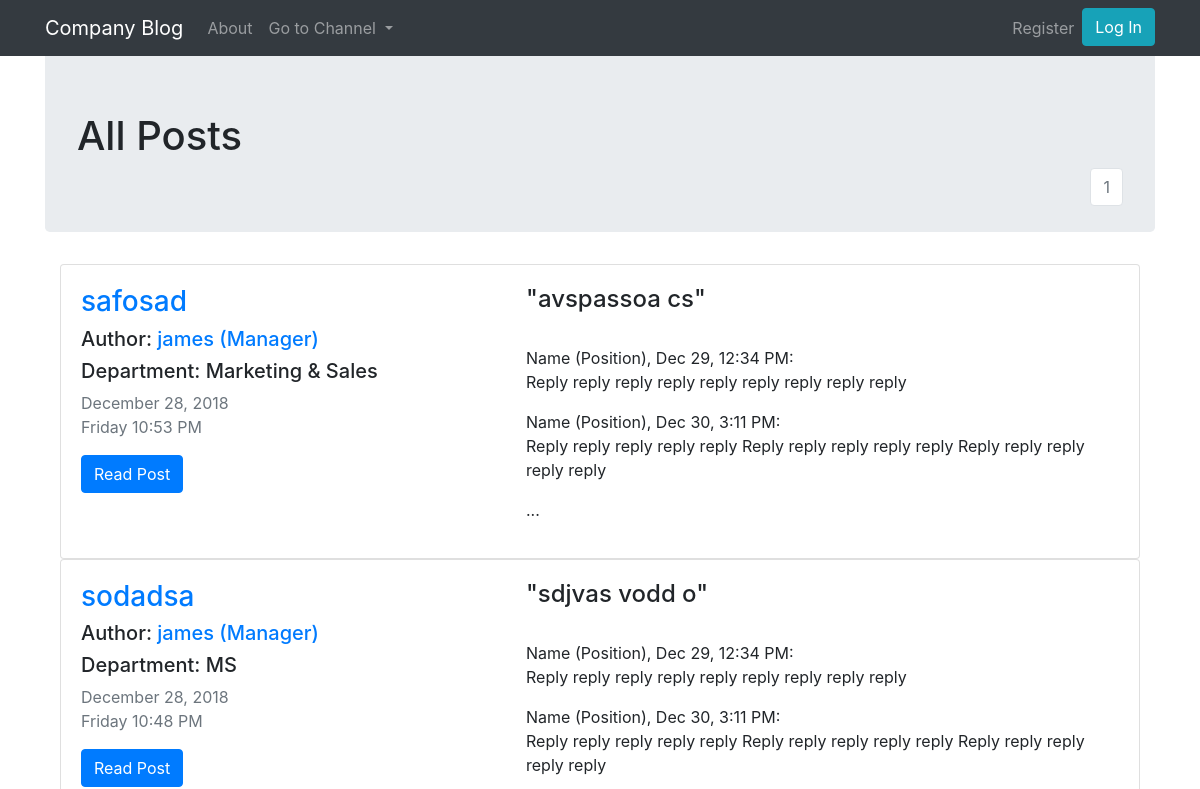
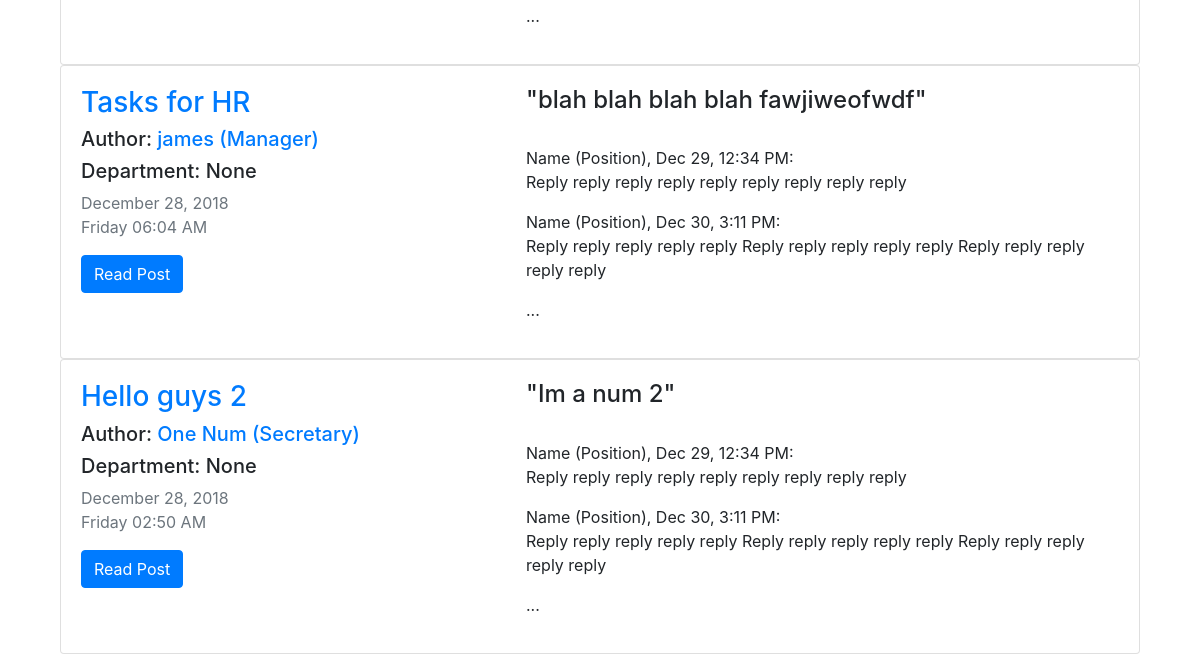
Before: / with the older database file (2 pictures, top to bottom).
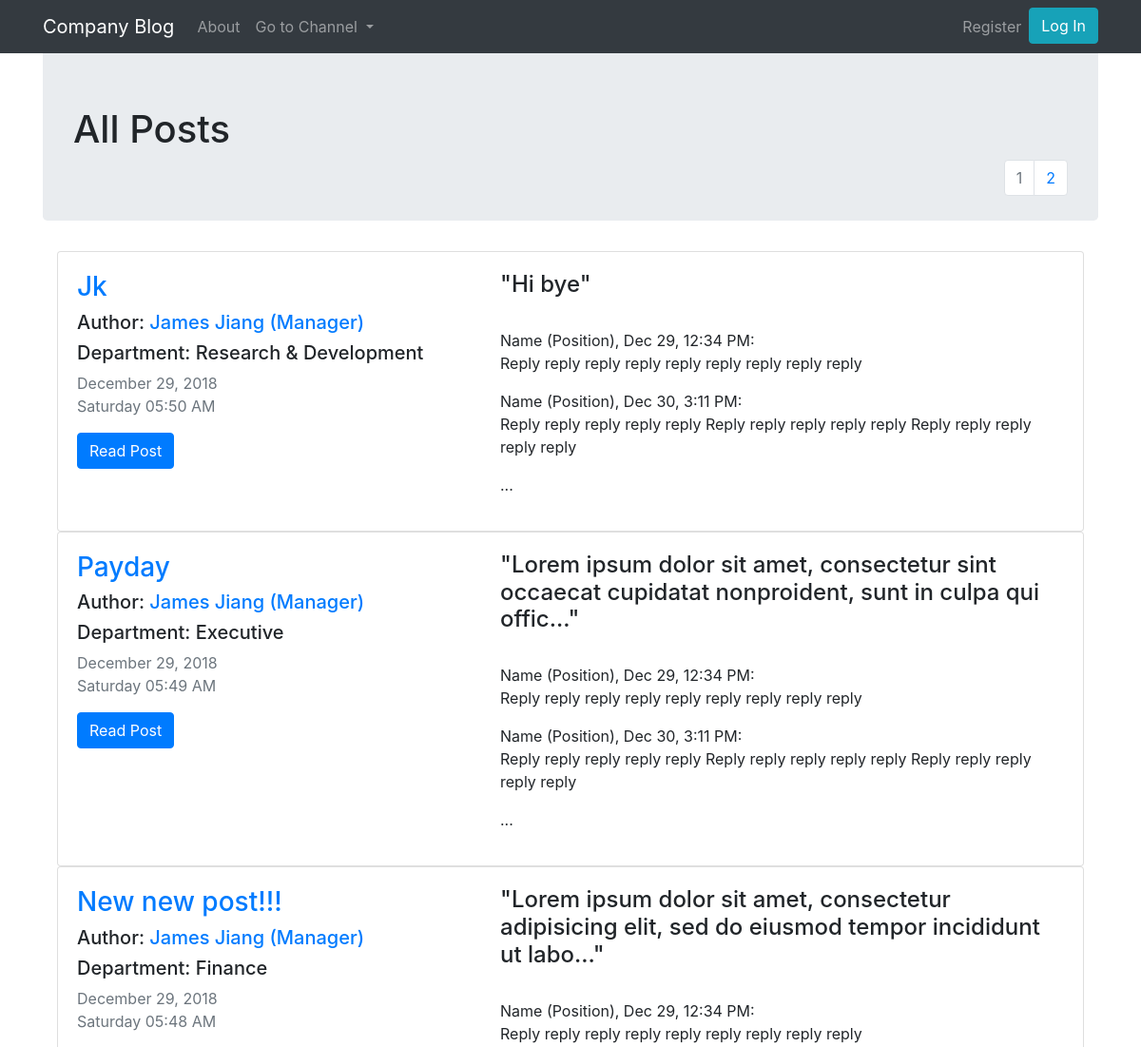
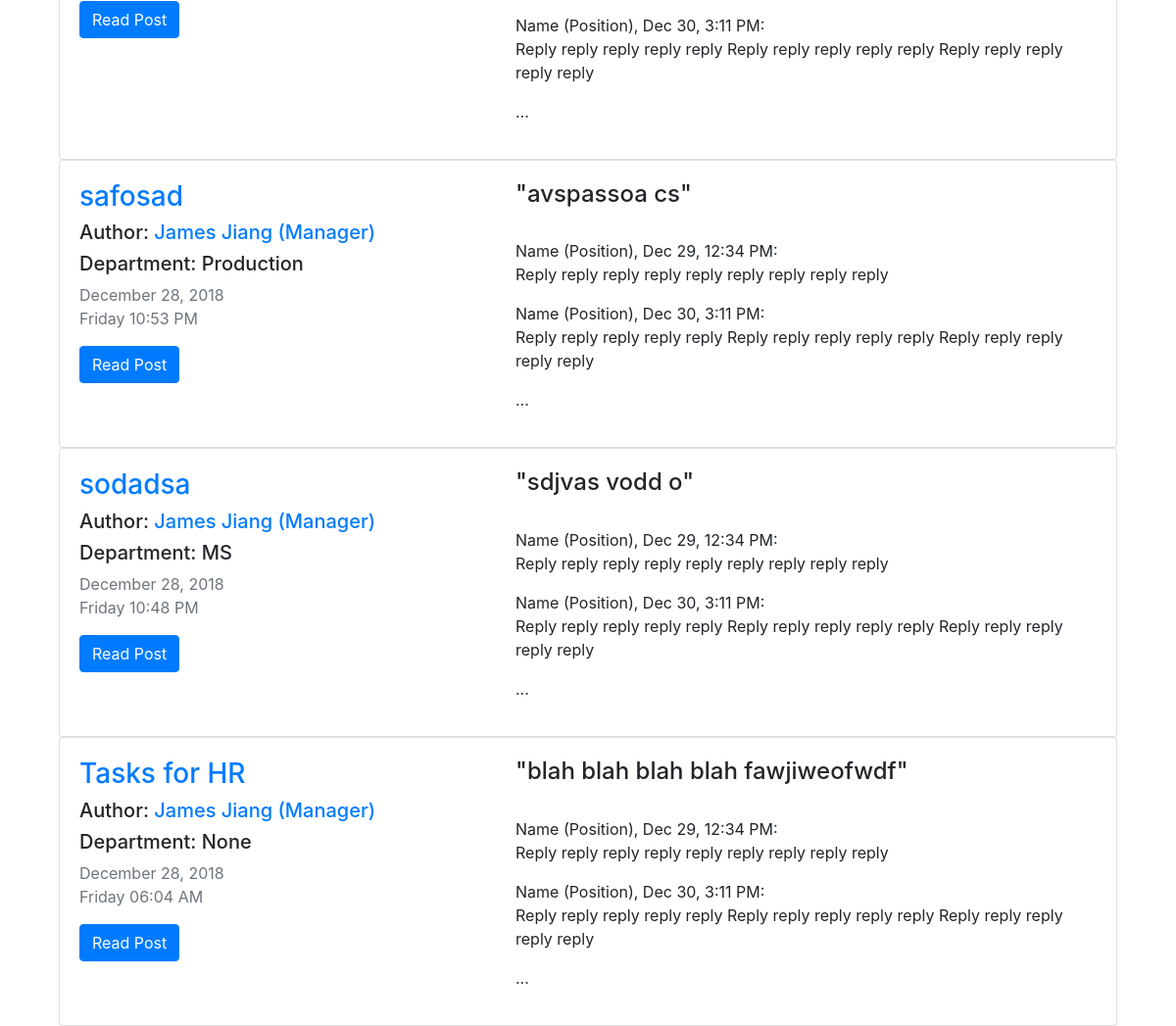
After: the same page with the newer database file (2 pictures, top to bottom).
### blogApp/models.py (models this page shows, shortened)
class Post(db.Model):
    users = db.relationship(User)
    id = db.Column(db.Integer, primary_key=True)
    user_id = db.Column(db.Integer, db.ForeignKey('users.id'), nullable=False)
    date = db.Column(db.DateTime, nullable=False, default = datetime.utcnow)
    title = db.Column(db.String(128), nullable=False)
    department = db.Column(db.String(128))
    text = db.Column(db.Text, nullable=False)

class User(db.Model, UserMixin):
    __tablename__ = 'users'
    id = db.Column(db.Integer, primary_key = True)
    email = db.Column(db.String(64), unique=True, index=True)
    username = db.Column(db.String(64), unique=True, index=True)
    position = db.Column(db.String(64), index=True)
    password_hash = db.Column(db.String(128))
    posts = db.relationship('Post', backref='author', lazy=True)

### blogApp/core/views.py (the view)
@core.route('/')
def index():
	page = request.args.get('page', 1, type=int)
	posts = Post.query.order_by(Post.date.desc()).paginate(page=page, per_page=6)
	return render_template('index.html', posts=posts)

### blogApp/__init__.py (called while the page is built)
@app.context_processor
def inject_test():
	departments = NewPostForm.departments
	return dict(departments=departments)

### blogApp/templates/index.html (shortened to what this page needs)
{% extends "base.html" %}
{% block content %}
<div class="jumbotron">
	<h1>All Posts</h1>
	<nav aria-label="Page navigation example" style="float: right;">
		<ul class="pagination justify-content-center">
			{% for page_num in posts.iter_pages(left_edge=1, right_edge=1, left_current=1, right_current=2) %}
			{% if posts.page == page_num %}
			<li class="page-item disabled">
				<a class="page-link" href="{{ url_for('core.index', page=page_num) }}">{{ page_num }}</a></li>
			{% else %}
			<li class="page-item"><a class="page-link" href="{{ url_for('core.index', page=page_num) }}">{{ page_num }}</a></li>
			{% endif %}
			{% endfor %}
		</ul>
	</nav>
</div>
<div class="container">
	{% for item in posts.items %}
	<div class="card" >
		<div class="card-body row">
			<div class="col-md-5">
				<h3><a class="card-title" href="  {{ url_for('posts.view_post', post_id=item.id) }}">{{ item.title }}</a></h3>
				<h5>Author: <a href="{{ url_for('users.user_posts', username=item.author.username) }}">{{ item.author.username }} ({{item.author.position}})</a></h5>
				<h5>Department: {{item.department}}</h5>
				<p class="text-muted">
				    {{ item.date.strftime(' %B %d, %Y') }}<br>
				    {{ item.date.strftime('%A %I:%M %p') }}
				</p>
				<a href="{{ url_for('posts.view_post', post_id=item.id) }}" class="btn btn-primary">Read Post</a>
			</div>
			<div class="col-md-7">
				{% if item.text|length < 100 %}
				<h4 class="card-text">"{{ item.text }}"</h4>
				{% else %}
				<h4 class="card-text">"{{ item.text[:100] }}..."</h4>
				{% endif %}
				<br>
				Name (Position), Dec 29, 12:34 PM:
				<p>Reply reply reply reply reply reply reply reply reply</p>
				Name (Position), Dec 30, 3:11 PM:
				<p>Reply reply reply reply reply Reply reply reply reply reply Reply reply reply reply reply</p>
				<p>...</p>
			</div>
		</div>
	</div>
	{% endfor %}
</div>
{% endblock %}

### blogApp/templates/base.html (shortened to what this page needs)
<!DOCTYPE html>
<html>
<head>
	<link rel="stylesheet" href="https://stackpath.bootstrapcdn.com/bootstrap/4.1.3/css/bootstrap.min.css">
</head>
<body>
	<nav class="navbar fixed-top navbar-expand-lg navbar-dark bg-dark">
		<div class="container">
		<a class="navbar-brand" href="{{ url_for('core.index') }}">Company Blog</a>
		<div class="collapse navbar-collapse" id="navbarSupportedContent">
			<ul class="navbar-nav mr-auto">
				<li class="nav-item">
					<a class="nav-link" href="{{ url_for('core.about') }}">About</a>
				</li>
				<li class="nav-item dropdown">
					<a class="nav-link dropdown-toggle" href="#" id="navbarDropdown" role="button" data-toggle="dropdown" aria-haspopup="true" aria-expanded="false">
						Go to Channel
					</a>
				</li>
			</ul>
			<ul class="navbar-nav ml-auto">
				{% if current_user.is_authenticated %}
				<li class="nav-item">
					<a class="nav-link" href="{{ url_for('users.account') }}">Account</a>
				</li>
				<li class="nav-item">
					<a class="btn btn-info" href="{{ url_for('posts.create_post') }}">Create Post</a>
				</li>
				{% else %}
				<li class="nav-item">
					<a class="nav-link" href="{{ url_for('users.register') }}">Register</a>
				</li>
				<li class="nav-item">
					<a class="btn btn-info" href="{{ url_for('users.login') }}">Log In</a>
				</li>
				{% endif %}
			</ul>
			</div>
		</nav>
		<br>
		<br>
		<div class="container">
			{% block content %}
			{% endblock %}
		</div>
	</body>
	</html>

Changed rows visible on the page:
no longer on this page (row unchanged): Post: title "Hello guys 2", author.username "One Num", author.position "Secretary", department "None", date "December 28, 2018", date "Friday 02:50 AM", text "Im a num 2"
added Post: title "Jk", author.username "James Jiang", author.position "Manager", department "Research & Development", date "December 29, 2018", date "Saturday 05:50 AM", text "Hi bye"
added Post: title "Payday", author.username "James Jiang", author.position "Manager", department "Executive", date "December 29, 2018", date "Saturday 05:49 AM", text "Lorem ipsum dolor sit amet, consectetur sint occaecat cupidatat nonproident, sunt in culpa qui offic"
added Post: title "New new post!!!", author.username "James Jiang", author.position "Manager", department "Finance", date "December 29, 2018", date "Saturday 05:48 AM", text "Lorem ipsum dolor sit amet, consectetur adipisicing elit, sed do eiusmod tempor incididunt ut labo"
changed Post "safosad": author.username "james" → "James Jiang"; department "Marketing & Sales" → "Production"
changed through a linked row, Post "sodadsa": author.username "james" → "James Jiang"
changed through a linked row, Post "Tasks for HR": author.username "james" → "James Jiang"
Other visible differences:
new list line: "2"
